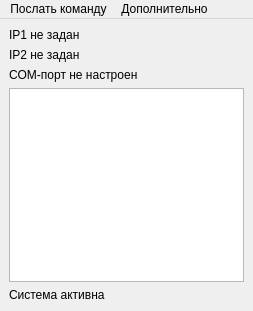
<?xml version="1.0" encoding="UTF-8"?>
<ui version="4.0">
 <class>MainWindow</class>
 <widget class="QMainWindow" name="MainWindow">
  <property name="geometry">
   <rect>
    <x>0</x>
    <y>0</y>
    <width>253</width>
    <height>311</height>
   </rect>
  </property>
  <property name="windowTitle">
   <string>NetPing</string>
  </property>
  <property name="windowIcon">
   <iconset resource="icons.rc">
    <normaloff>:/1/icons/Search v2.ico</normaloff>:/1/icons/Search v2.ico</iconset>
  </property>
  <property name="documentMode">
   <bool>false</bool>
  </property>
  <widget class="QWidget" name="centralWidget">
   <layout class="QVBoxLayout" name="verticalLayout">
    <item>
     <widget class="QLabel" name="ip1State">
      <property name="text">
       <string>IP1 не задан</string>
      </property>
     </widget>
    </item>
    <item>
     <widget class="QLabel" name="ip2State">
      <property name="text">
       <string>IP2 не задан</string>
      </property>
     </widget>
    </item>
    <item>
     <widget class="QLabel" name="comState">
      <property name="text">
       <string>COM-порт не настроен</string>
      </property>
     </widget>
    </item>
    <item>
     <widget class="QTextEdit" name="textEdit"/>
    </item>
    <item>
     <widget class="QLabel" name="statusMessage">
      <property name="text">
       <string>Система активна</string>
      </property>
     </widget>
    </item>
   </layout>
  </widget>
  <widget class="QMenuBar" name="menuBar">
   <property name="geometry">
    <rect>
     <x>0</x>
     <y>0</y>
     <width>253</width>
     <height>18</height>
    </rect>
   </property>
   <widget class="QMenu" name="menu">
    <property name="title">
     <string>Послать команду</string>
    </property>
    <addaction name="restartComAction"/>
    <addaction name="separator"/>
    <addaction name="restartModemAction"/>
    <addaction name="restartAllAction"/>
    <addaction name="disableCommandsAction"/>
    <addaction name="enableCommandsAction"/>
   </widget>
   <widget class="QMenu" name="menu_2">
    <property name="title">
     <string>Дополнительно</string>
    </property>
    <addaction name="settingsAction"/>
    <addaction name="clearLogAction"/>
   </widget>
   <addaction name="menu"/>
   <addaction name="menu_2"/>
  </widget>
  <action name="settingsAction">
   <property name="text">
    <string>Настройки</string>
   </property>
  </action>
  <action name="restartComAction">
   <property name="text">
    <string>Перезапустить COM</string>
   </property>
  </action>
  <action name="restartModemAction">
   <property name="text">
    <string>Перезагрузить модем (2)</string>
   </property>
  </action>
  <action name="restartAllAction">
   <property name="text">
    <string>Полный перезапуск комплекса (4)</string>
   </property>
  </action>
  <action name="disableCommandsAction">
   <property name="text">
    <string>Отключить приём команд (6)</string>
   </property>
  </action>
  <action name="enableCommandsAction">
   <property name="text">
    <string>Включить приём команд (7)</string>
   </property>
  </action>
  <action name="clearLogAction">
   <property name="text">
    <string>Очистить лог</string>
   </property>
  </action>
 </widget>
 <resources>
  <include location="icons.rc"/>
 </resources>
 <connections/>
</ui>
